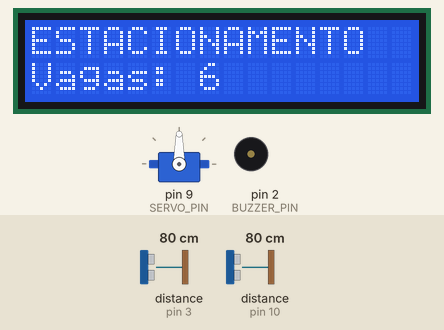
Recording of a sketch running on a simulated Arduino Uno, built with avr-gcc and run on an emulated ATmega328P. Parts: servo, 16×2 character LCD, buzzer (waves = sounding, pin HIGH). Wiring (inferred from the names in the program): 2 × ultrasonic range finder: trigger pin 4, echo pin 3 / trigger pin 11, echo pin 10. The inputs (shaded band) are chosen by the test bench; at power-on: distance to the obstacle (sensors on pin 3, pin 10) 80 cm. The echo pulse lasts 58.3 µs per cm; pins used as bus, display or sensor lines are not drawn; what the sketch prints to the serial monitor is not drawn.

Above: at 1.3 s.
1.4 s: distance to the obstacle (sensor on pin 3) set to 22 cm
4.4 s: distance to the obstacle (sensor on pin 3) set to 18 cm
At 5.3 s:
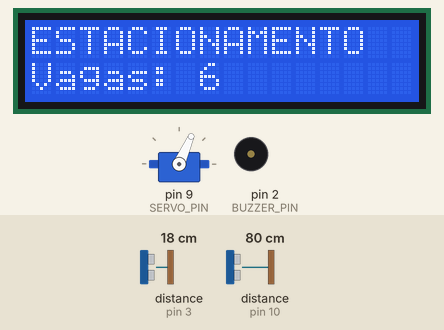
At 6.9 s:
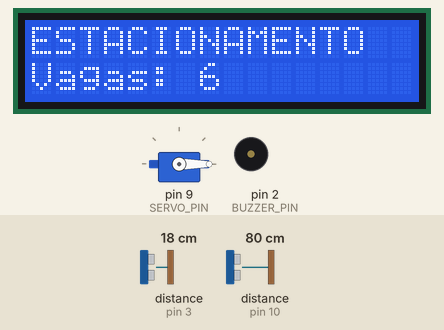
7.2 s: distance to the obstacle (sensor on pin 10) set to 23 cm
10.2 s: distance to the obstacle (sensor on pin 10) set to 20 cm
At 11.64 s:
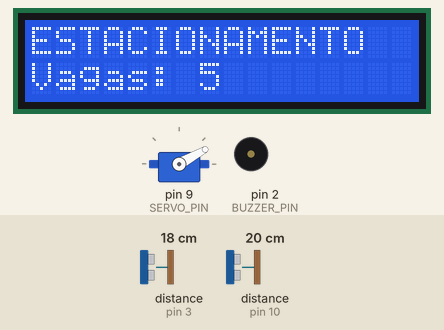
12.6 s: distance to the obstacle (sensor on pin 3) set to 95 cm
14.1 s: distance to the obstacle (sensor on pin 3) set to 103 cm
At 14.47 s:
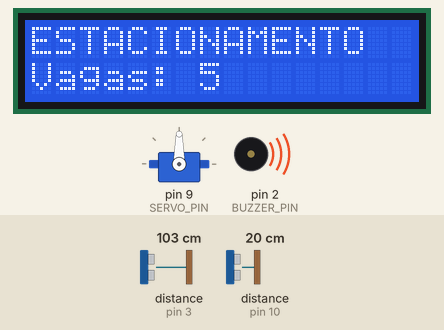
Timing chart, 0 to 17.6 s (numbered marks = the images above; inputs shaded):
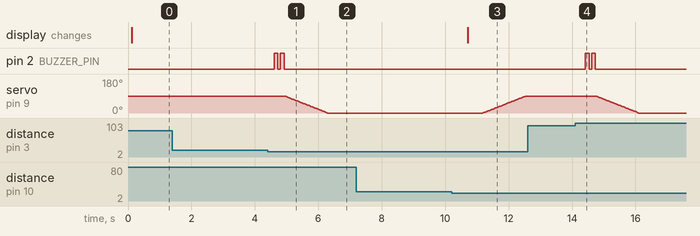

The sketch:

estacionamento.ino
```cpp
/*
 * Sistema de Estacionamento Inteligente - IoT
 * SENAI - TDESS 2025 1 V1
 * Integrantes: Vinícius Philippi Lessa e Gabriel Henrique
 *
 * Funcionalidades:
 * - Detecção de entrada e saída com sensores HC-SR04
 * - Contagem de vagas e controle de capacidade
 * - Barreira com micro servo
 * - Indicação no LCD 16x2 I2C
 * - Alerta sonoro com buzzer
 *
 * Bibliotecas necessárias:
 * - Wire (nativa)
 * - Servo (nativa)
 * - LiquidCrystal_I2C
 */

#include <Wire.h>
#include <LiquidCrystal_I2C.h>
#include <Servo.h>

// Pinos do sensor ultrassônico de ENTRADA
#define TRIG1 4
#define ECHO1 3

// Pinos do sensor ultrassônico de SAÍDA
#define TRIG2 11
#define ECHO2 10

// Pino de sinal do servo (cancela)
#define SERVO_PIN 9

// Pino do buzzer
#define BUZZER_PIN 2

// Objeto do display LCD I2C (endereço 0x27)
LiquidCrystal_I2C lcd(0x27, 16, 2);
Servo gateServo;

// Capacidade total e vagas disponíveis
const int TOTAL_SPOTS = 6;
int availableSpots = TOTAL_SPOTS;

// Ângulos do servo para cancela fechada e aberta
const int GATE_CLOSE_ANGLE = 90;
const int GATE_OPEN_ANGLE  = 0;

// Velocidade do movimento do servo (ms por grau)
const int SERVO_STEP_DELAY_MS = 15;

// Tempo de espera antes de abrir a cancela após detecção
const int GATE_PREOPEN_DELAY_MS = 100;

// Tempo de espera após o carro passar antes de fechar a cancela
const int GATE_PRECLOSE_DELAY_MS = 500;

// Distância (em cm) para considerar que um veículo foi detectado
const int DETECT_CM = 20;

// Quantidade de leituras consecutivas necessárias para confirmar detecção
const int HIT_REQUIRED = 2;

// Tempo máximo de espera pelo eco do sensor ultrassônico
const unsigned long PULSE_TIMEOUT_US = 30000;

// Intervalo entre medições dos sensores
const unsigned long ULTRA_INTERVAL_MS = 60;

// Estados da máquina de estados do sistema
enum State {
  IDLE,                 // Aguardando veículo
  ENTER_PREPARE,        // Preparando abertura para entrada
  ENTER_OPEN,           // Abrindo cancela para entrada
  ENTER_WAIT_PASS,      // Aguardando carro passar pela entrada
  EXIT_OPEN,            // Abrindo cancela para saída
  EXIT_WAIT_PASS,       // Aguardando carro passar pela saída
  WAIT_BEFORE_CLOSE,    // Esperando antes de fechar a cancela
  WAIT_CLEAR            // Esperando sensores ficarem livres
};

State state = IDLE;

// Controle de tempo das medições ultrassônicas
unsigned long lastUltraTime = 0;
bool measureFirst = true;

// Tempo de início do estado atual
unsigned long stateStartTime = 0;

// Distâncias medidas pelos sensores
int d1 = 999;
int d2 = 999;

// Contadores de estabilidade de detecção
int hit1 = 0;
int hit2 = 0;

// Resultado final da detecção (true = veículo presente)
bool present1 = false;
bool present2 = false;

// Delta pendente: -1 = entrada (ocupa vaga), +1 = saída (libera vaga)
int pendingDelta = 0;

// Envia pulso e retorna a distância medida em centímetros
int readDistanceCm(int trigPin, int echoPin) {
  digitalWrite(trigPin, LOW);
  delayMicroseconds(2);
  digitalWrite(trigPin, HIGH);
  delayMicroseconds(10);
  digitalWrite(trigPin, LOW);

  unsigned long duration = pulseIn(echoPin, HIGH, PULSE_TIMEOUT_US);

  // Se não receber eco, considera distância grande
  if (duration == 0) return 999;

  int cm = duration / 58;
  if (cm <= 0) cm = 999;
  return cm;
}

// Converte as leituras de distância em detecção estável de veículo
void updatePresence() {
  bool raw1 = (d1 < DETECT_CM);
  bool raw2 = (d2 < DETECT_CM);

  // Exige várias leituras consecutivas para evitar falsos positivos
  hit1 = raw1 ? min(hit1 + 1, HIT_REQUIRED) : 0;
  hit2 = raw2 ? min(hit2 + 1, HIT_REQUIRED) : 0;

  present1 = (hit1 >= HIT_REQUIRED);
  present2 = (hit2 >= HIT_REQUIRED);
}

// Imprime as distâncias dos sensores no Serial Monitor (debug)
void debugSensores() {
  Serial.print("Sensor entrada: ");
  Serial.print(d1);
  Serial.print(" cm");

  Serial.print(" | Sensor saida: ");
  Serial.print(d2);
  Serial.println(" cm");
}

// Move o servo gradualmente para um movimento suave da cancela
void moveGateSlow(int targetAngle) {
  int currentAngle = gateServo.read();

  if (currentAngle < targetAngle) {
    for (int pos = currentAngle; pos <= targetAngle; pos++) {
      gateServo.write(pos);
      delay(SERVO_STEP_DELAY_MS);
    }
  } else {
    for (int pos = currentAngle; pos >= targetAngle; pos--) {
      gateServo.write(pos);
      delay(SERVO_STEP_DELAY_MS);
    }
  }
}

// Toca o buzzer por um tempo determinado
void tocarBuzzer(int duracaoMs) {
  // Se for Buzzer ATIVO, basta ligar e desligar:
  digitalWrite(BUZZER_PIN, HIGH);
  delay(duracaoMs);
  digitalWrite(BUZZER_PIN, LOW);

  /*
  // CASO SEU BUZZER SEJA PASSIVO (apenas faz um "clique" com o código acima),
  // apague as 3 linhas acima e descomente o bloco abaixo:
  unsigned long fim = millis() + duracaoMs;
  while (millis() < fim) {
    digitalWrite(BUZZER_PIN, HIGH);
    delayMicroseconds(500); // ~1000 Hz
    digitalWrite(BUZZER_PIN, LOW);
    delayMicroseconds(500);
  }
  */
}

// Abre ou fecha a cancela com movimento suave
void setGate(bool open) {
  if (open) {
    // Toca um bipe duplo curto antes de abrir a cancela
    tocarBuzzer(120);
    delay(80);
    tocarBuzzer(120);
  }

  moveGateSlow(open ? GATE_OPEN_ANGLE : GATE_CLOSE_ANGLE);
}

// Escreve o texto fixo no LCD
void initLCDText() {
  lcd.setCursor(0, 0);
  lcd.print("ESTACIONAMENTO");

  lcd.setCursor(0, 1);
  lcd.print("Vagas: ");
}

// Atualiza o LCD conforme a quantidade de vagas disponíveis
void updateSpotsOnly() {
  lcd.clear();

  if (availableSpots == 0) {
    lcd.setCursor(0, 0);
    lcd.print("ESTACIONAMENTO");

    lcd.setCursor(0, 1);
    lcd.print("CHEIO!");
  }
  else {
    initLCDText();

    lcd.setCursor(7, 1);
    lcd.print(availableSpots);
  }
}

// Aplica a mudança de vagas de forma segura
void applyPendingDelta() {
  if (pendingDelta == -1) {
    if (availableSpots > 0) availableSpots--;
  } else if (pendingDelta == 1) {
    if (availableSpots < TOTAL_SPOTS) availableSpots++;
  }
  pendingDelta = 0;
}

void setup() {
  // Configura os pinos dos sensores
  pinMode(TRIG1, OUTPUT);
  pinMode(ECHO1, INPUT);
  pinMode(TRIG2, OUTPUT);
  pinMode(ECHO2, INPUT);
  pinMode(BUZZER_PIN, OUTPUT);

  // Conecta o servo e inicia com a cancela fechada
  gateServo.attach(SERVO_PIN);
  setGate(false);

  // Inicializa o LCD
  lcd.init();
  lcd.backlight();
  initLCDText();
  updateSpotsOnly();
  Serial.begin(9600);
}

void loop() {
  unsigned long now = millis();

  // Alterna a leitura entre os dois sensores para evitar interferência
  if (now - lastUltraTime >= ULTRA_INTERVAL_MS) {
    lastUltraTime = now;

    if (measureFirst) d1 = readDistanceCm(TRIG1, ECHO1);
    else             d2 = readDistanceCm(TRIG2, ECHO2);

    measureFirst = !measureFirst;
    updatePresence();
    debugSensores();
  }

  // Máquina de estados do sistema
  switch (state) {
    // Aguardando veículo
    case IDLE:
      // Disparo de entrada (somente se houver vaga)
      if (present1 && !present2 && availableSpots > 0) {
        state = ENTER_PREPARE;
        stateStartTime = now;
      }
      // Disparo de saída
      else if (present2 && !present1) {
        state = EXIT_OPEN;
      }
      break;

    // Pequeno atraso antes de abrir a cancela para entrada
    case ENTER_PREPARE:
      if (now - stateStartTime >= (unsigned long)GATE_PREOPEN_DELAY_MS) {
        state = present1 ? ENTER_OPEN : IDLE; // Reconfirma presença para evitar abertura falsa
      }
      break;

    // Abre a cancela para o veículo entrar
    case ENTER_OPEN:
      setGate(true);
      state = ENTER_WAIT_PASS;
      break;

    // Aguarda o veículo chegar ao sensor de saída
    case ENTER_WAIT_PASS:
      if (present2) {
        pendingDelta = -1;
        applyPendingDelta();
        updateSpotsOnly();
        state = WAIT_BEFORE_CLOSE;
        stateStartTime = now;
      }
      break;

    // Abre a cancela para o veículo sair
    case EXIT_OPEN:
      setGate(true);
      state = EXIT_WAIT_PASS;
      break;

    // Aguarda o veículo chegar ao sensor de entrada
    case EXIT_WAIT_PASS:
      if (present1) {
        pendingDelta = 1;
        applyPendingDelta();
        updateSpotsOnly();
        state = WAIT_BEFORE_CLOSE;
        stateStartTime = now;
      }
      break;

    // Mantém a cancela aberta por um tempo após a passagem
    case WAIT_BEFORE_CLOSE:
      if (now - stateStartTime >= (unsigned long)GATE_PRECLOSE_DELAY_MS) {
        setGate(false);
        state = WAIT_CLEAR;
      }
      break;

    // Aguarda os dois sensores ficarem livres antes de voltar ao estado inicial
    case WAIT_CLEAR:
      if (!present1 && !present2) state = IDLE;
      break;
  }
}
```

Measured:
- the behaviour switches between 21 and 20 cm on distance to the obstacle (sensor on pin 3) (found by bisection; images 0 and 1)
- the behaviour switches between 21 and 20 cm on distance to the obstacle (sensor on pin 10) (found by bisection; images 2 and 3)
- the behaviour switches between 99 and 100 cm on distance to the obstacle (sensor on pin 3) (found by bisection; images 3 and 4)
- after the input at 1.4 s, every drawn part: stays the same
- after the input at 4.4 s, pin 2 (BUZZER_PIN): alternates HIGH for 0.12 s and LOW for 0.08 s, 4 changes in all, then stays LOW, starting after 0.21 s; servo on pin 9 (SERVO_PIN): moves from 90° to 0° over 1.3 s, starting after 0.56 s
- after the input at 7.2 s, every drawn part: stays the same
- after the input at 10.2 s, servo on pin 9 (SERVO_PIN): moves from 0° to 90° over 1.3 s, starting after 0.99 s; the display: changes after 0.50 s (image 3)
- after the input at 12.6 s, every drawn part: stays the same
- after the input at 14.1 s, pin 2 (BUZZER_PIN): alternates HIGH for 0.12 s and LOW for 0.08 s, 4 changes in all, then stays LOW, starting after 0.32 s; servo on pin 9 (SERVO_PIN): moves from 90° to 0° over 1.3 s, starting after 0.67 s
